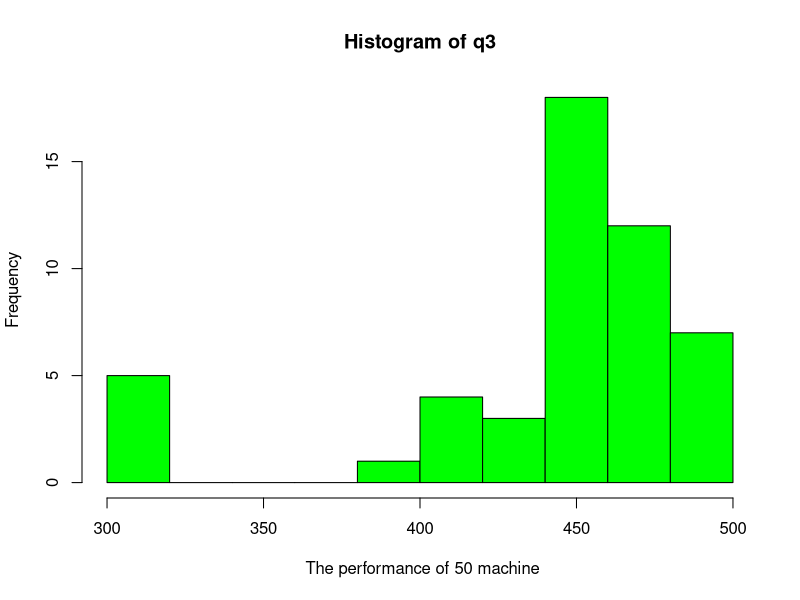

R code for this plot: (Note: this script raises an error after producing the figure.)

#Quesion number 3

q3<-c(484,433, 494 ,448 ,454, 497, 414, 308, 400, 473,
      483, 495, 464, 456, 470 ,449 ,419, 457, 444 ,446,
      441 ,476 ,301, 401, 474, 436, 477, 441 ,444 ,317,
      450, 460 ,469, 445 ,467, 496, 480 ,477, 443, 303,
      471, 460, 419, 309, 477, 435, 449, 455, 460, 489)
# a

hist(q3,xlab = " The performance of 50 machine",col = "green", border = "black")

#b 
# Artimetic mean
mean(q3)  #442.2
#Standard deviation
sd(q3, na.rm = TRUE)  #50.84872
#c
#median value
median(q3) #454.5

# mode value
#define function to calculate mode
find_mode <- function(x) {
  u <- unique(x)
  tab <- tabulate(match(x, u))
  u[tab == max(tab)]
}

find_mode(x)  #477 460

#Question number 5


Before<-c(48 ,40 ,35 ,46, 35, 42, 31, 40, 28, 26)
After<-c(45 ,42 ,40 ,54, 30 ,52 ,28, 27, 22 ,22)
MeanBefore<-mean(Before)
MeanAfter<-mean(After)

MeanBefore #37.1
MeanAfter #36.2

SdBefore<-sd(Before)
SdAfter<-sd(After)

SdBefore # 7.385421
SdAfter # 11.95175


t=(MeanBefore-MeanAfter)/sqrt((SdBefore)^2/10+(SdAfter)^2/10)
t # 0.2025728
#Then lets find the critical value with the significance of 2% and df=18 (10+10-2)
cv<-qt(0.02,df=18,lower.tail = FALSE)
cv # 2.213703
#Since our t is less than our cv we fail to reject the null hypothesis that there is no difference between the mean typing speeds before and after training at a significance level of 0.021.


#Question number 10


# Create a data frame with the given data
hen_weights <- c(3.3, 3.6, 4.4, 1.2, 3.8, 3.3, 4.6, 4.6, 5.4, 3.5)
feed_intake <- c(43, 46, 45, 46, 50, 46, 48, 49, 46, 47)
data <- data.frame(hen_weights, feed_intake)

# Fit a linear regression model
model <- lm(feed_intake ~ hen_weights, data = data)

# Test the null hypothesis that regression is not significant
summary(model)

# Construct a confidence interval of the regression coefficient
confint(model)

# Compute the coefficient of determination
summary(model)$r.squared





#Question number 11

x<-c( 29, 19, 56 ,58, 21, 15, 59, 47, 41, 11,52)
y<-c(59 ,56, 54 ,28 ,54 ,26, 57 ,75, 40 ,27 ,47)

correlation<-cor(x,y)
correlation #0.2816809

cor.test(x,y)

# # Pearson's product-moment correlation

# data:  x and y
# t = 0.8807, df = 9, p-value = 0.4014
# alternative hypothesis: true correlation is not equal to 0
# 95 percent confidence interval:
#  -0.3828928  0.7541283
# sample estimates:
#       cor
# 0.2816809
